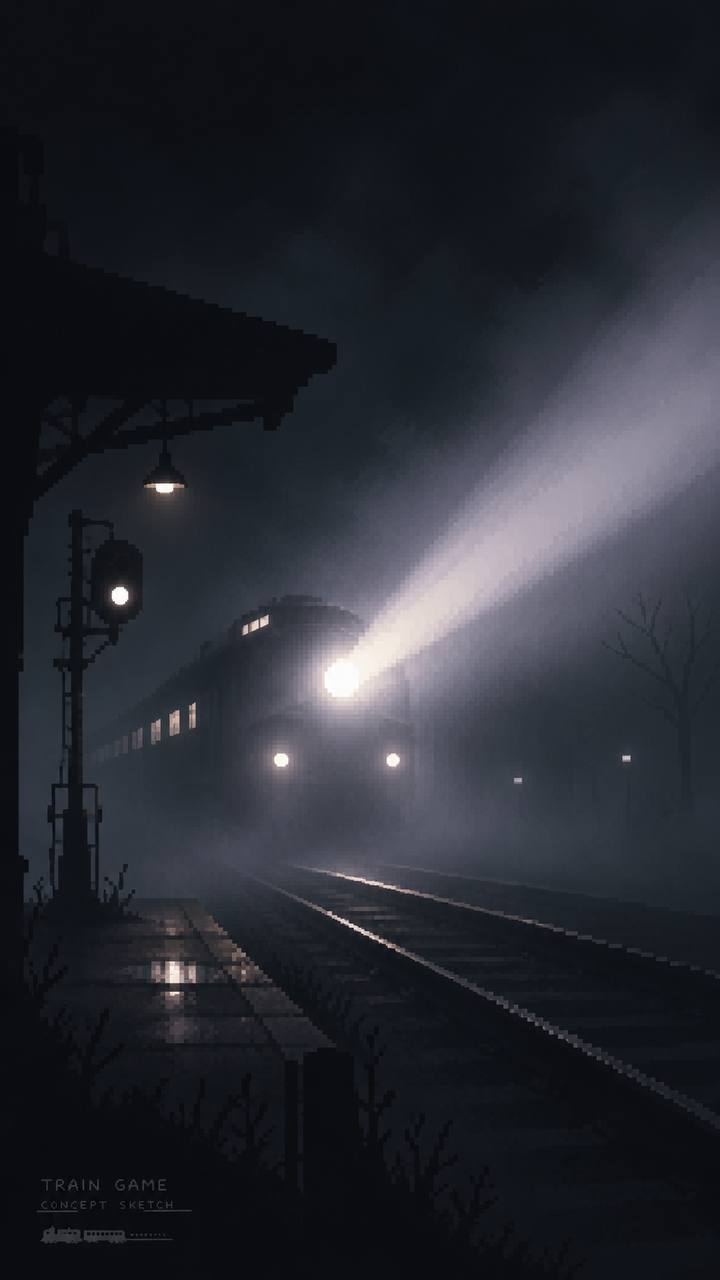
#> input picture assets/train-in-the-fog/references/photo_2026-11-08_12-38-29.jpg, 720 x 1280 px
$ python frame.py ../../../../../assets/train-in-the-fog/references/photo_2026-11-08_12-38-29.jpg out.png
#> lines starting #> are read from the running program, lines starting #| are printed output that depends on the picture
### author-skills/hero-animator/skills/hero-animator/scripts/common.py
import hashlib
import json
import math
import re
import shutil
import subprocess
import sys
from pathlib import Path

from PIL import ImageFont


def cli(main):
    for stream in (sys.stdout, sys.stderr):
        if hasattr(stream, 'reconfigure'):
            stream.reconfigure(encoding='utf-8')
    try:
        main()
    except (OSError, ValueError, KeyError, RuntimeError, subprocess.SubprocessError) as exc:
        print(f'Ошибка: {exc}', file=sys.stderr)
        raise SystemExit(1)


def output_path(value):
    path = Path(value).expanduser()
    path.parent.mkdir(parents=True, exist_ok=True)
    return path


def load_json(path):
    return json.loads(Path(path).read_text(encoding='utf-8-sig'))


# [102 lines left out: functions safe_name, require_tool, probe_video, extract_video, font, validate_config and 1 more, not called in this run]

### author-skills/hero-animator/skills/hero-animator/scripts/frame.py
import argparse
import os
import sys
sys.path.insert(0, os.path.dirname(os.path.abspath(__file__)))  # встроенный Python (ComfyUI) не видит соседние модули
from common import cli, output_path
import numpy as np
from PIL import Image
CANDIDATES = {'green': (0, 200, 0), 'blue': (0, 71, 255), 'magenta': (255, 0, 255), 'cyan': (0, 230, 230), 'red': (230, 0, 0), 'orange': (255, 140, 0)}

def ycc(c):
    c = np.asarray(c, np.float32) / 255.0
    y = 0.299 * c[..., 0] + 0.587 * c[..., 1] + 0.114 * c[..., 2]
    return np.stack([(c[..., 2] - y) * 0.564, (c[..., 0] - y) * 0.713], -1)

def pick_key(rgba: np.ndarray) -> tuple[str, tuple[int, int, int], float]:
    a = rgba[..., 3]
#> a: shape (1280, 720); every value is 255
    px = rgba[..., :3][a > 200].astype(np.float32)
    if len(px) > 60000:
        px = px[np.random.default_rng(1).choice(len(px), 60000, replace=False)]
    ch = ycc(px)
#> ch = 60000 pairs, first value -0.042 to 0.0359, second value -0.0283 to 0.0587
    sat = np.hypot(ch[:, 0], ch[:, 1])
    ch = ch[sat > 0.04]
#> ch = 48 pairs, first value -0.042 to 0.0315, second value -0.0273 to 0.0587
    best = None
    for name, col in CANDIDATES.items():
        k = ycc(np.array(col, np.float32))
        d = np.hypot(ch[:, 0] - k[0], ch[:, 1] - k[1])
        risk = float((d < 0.16).mean()) if len(d) else 0.0
        p1 = float(np.percentile(d, 1)) if len(d) else 1.0
        score = p1 - risk * 2
        if best is None or score > best[2]:
            best = (name, col, score)
#> this loop made 6 passes
#> (p1, score, best) on passes 1 to 3: (0.425, 0.425, ('green', (0, 200, 0), 0.425)), (0.445, 0.445, ('blue', (0, 71, 255), 0.445)), (0.505, 0.505, ('magenta', (255, 0, 255), 0.505))
#> (p1, score) on passes 4 to 6: (0.476, 0.476), (0.407, 0.407), (0.374, 0.374)
    return best

def main():
    ap = argparse.ArgumentParser()
    ap.add_argument('src')
    ap.add_argument('out')
    ap.add_argument('--key', default='auto')
    ap.add_argument('--x', type=float, default=0.42)
    ap.add_argument('--foot', type=float, default=0.9)
    ap.add_argument('--h', type=float, default=0.46)
    ap.add_argument('--size', default='1920x1080', help='размер кадра, для вертикального видео 1080x1920')
    ap.add_argument('--wmax', type=float, default=0.62, help='предел ширины героя в долях кадра')
    a = ap.parse_args()
    im = Image.open(a.src).convert('RGBA')
    arr = np.array(im)
    ys, xs = np.nonzero(arr[..., 3] > 8)
    if len(xs) == 0:
        raise ValueError('Концепт полностью прозрачный')
    im = im.crop((xs.min(), ys.min(), xs.max() + 1, ys.max() + 1))
    if a.key == 'auto':
        name, col, score = pick_key(np.array(im))
#> name = 'magenta'; col = (255, 0, 255); score = 0.505
        print(f'фон: {name} {col} (запас {score:.3f})')
#| фон: magenta (255, 0, 255) (запас 0.505)
    elif a.key.startswith('#'):
        col = tuple((int(a.key[i:i + 2], 16) for i in (1, 3, 5)))
    else:
        col = CANDIDATES[a.key]
    W, H = (int(v) for v in a.size.lower().split('x'))
    k = H * a.h / im.height
#> k = 0.388
    if im.width * k > W * a.wmax:
        k = W * a.wmax / im.width
    im = im.resize((round(im.width * k), round(im.height * k)), Image.LANCZOS)
#> im: PIL image 279x497 RGBA
    if not (W > 0 and H > 0 and (0 < a.h <= 1) and (0 < a.wmax <= 1)):
        raise ValueError('Проверьте размер и доли --h, --wmax')
    canvas = Image.new('RGBA', (W, H), tuple(col) + (255,))
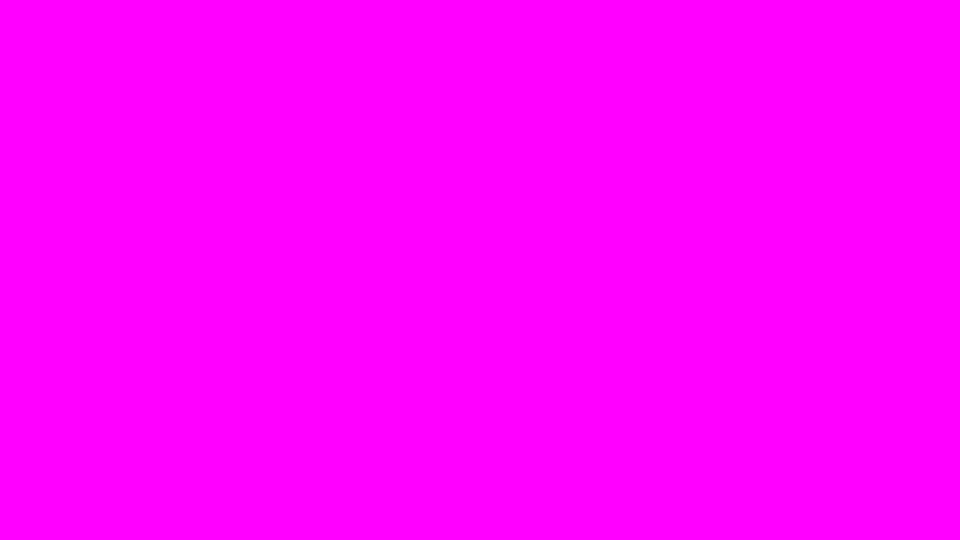
#> canvas: PIL image 1920x1080 RGBA (shown at 1/2 size); mean R, G, B, A 255, 0, 255, 255
    x = int(W * a.x - im.width / 2)
#> x = 666
    y = int(H * a.foot - im.height)
#> y = 475
    if x < 0 or y < 0 or x + im.width > W or (y + im.height > H):
        raise ValueError('Герой выходит за кадр: измените --x, --foot или --h')
    canvas.alpha_composite(im, (x, y))
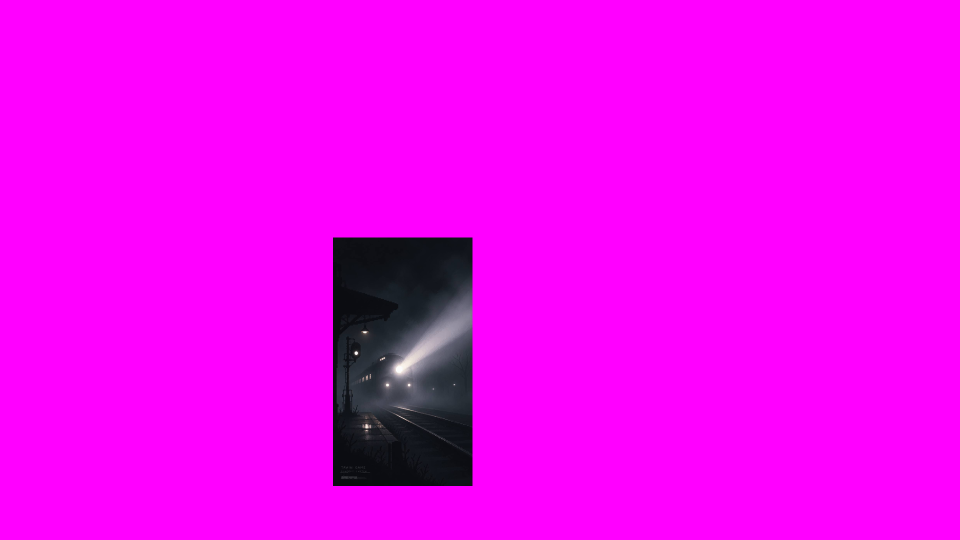
#> canvas: PIL image 1920x1080 RGBA (shown at 1/2 size); mean R, G, B, A 240.6, 2.8, 241.3, 255
    canvas.convert('RGB').save(output_path(a.out))
    print('кадр', a.out, 'герой', (x, y, im.width, im.height), 'фон', col)
#| кадр out.png герой (666, 475, 279, 497) фон (255, 0, 255)
if __name__ == '__main__':
    cli(main)

$ run again, on assets/train-in-the-fog/references/photo_2026-11-08_13-56-56.jpg
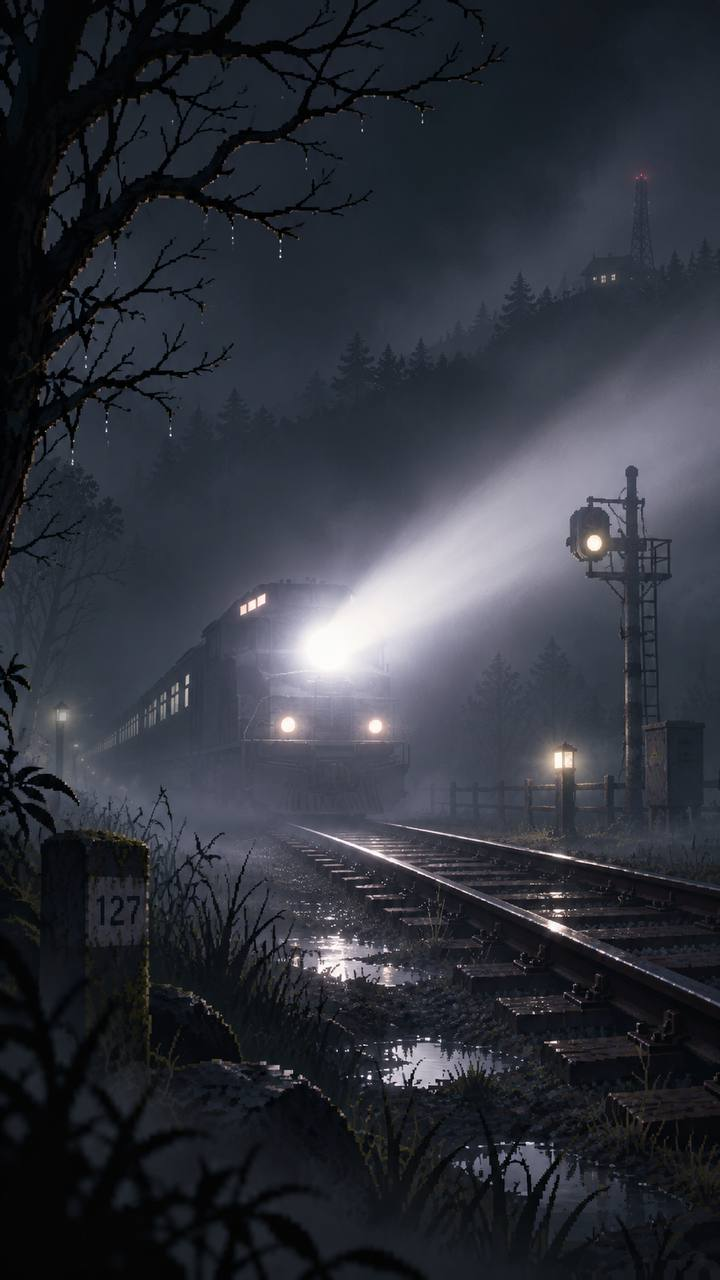
#> input picture assets/train-in-the-fog/references/photo_2026-11-08_13-56-56.jpg, 720 x 1280 px
#> a: shape (1280, 720); every value is 255
#> in pick_key, `ch = ycc(px)`: ch = 60000 pairs, first value -0.0557 to 0.0556, second value -0.0316 to 0.062
#> in pick_key, `ch = ch[sat > 0.04]`: ch = 352 pairs, first value -0.0557 to 0.0556, second value -0.0316 to 0.062
#> the loop in pick_key, `for name, col in CANDIDATES.items():` made 6 passes
#> (p1, score, best) on passes 1, 3: (0.41, 0.41, ('green', (0, 200, 0), 0.41)), (0.494, 0.494, ('magenta', (255, 0, 255), 0.494))
#> in main, `name, col, score = pick_key(np.array(im))`: name = 'magenta'; col = (255, 0, 255); score = 0.494
#| фон: magenta (255, 0, 255) (запас 0.494)
#> in main, `canvas.alpha_composite(im, (x, y))`:
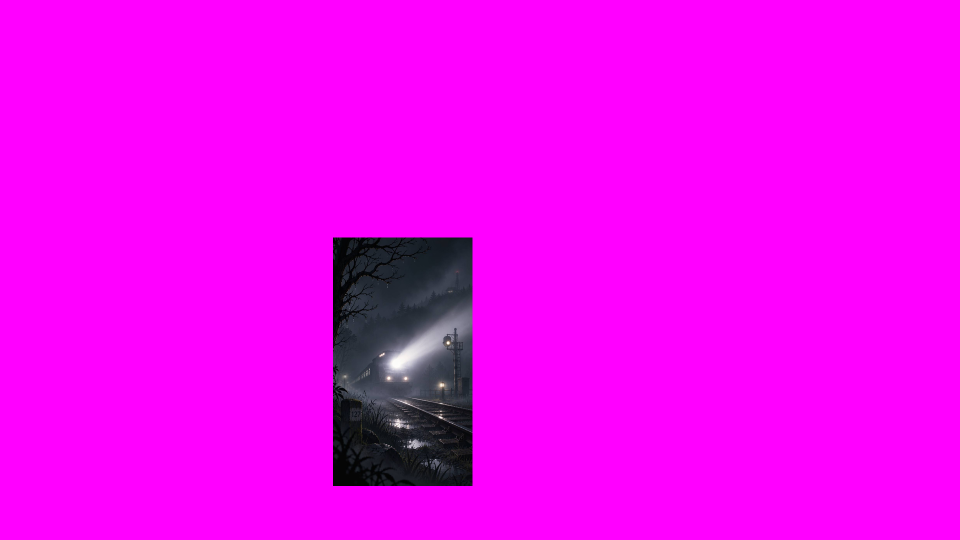
#> canvas: PIL image 1920x1080 RGBA (shown at 1/2 size); mean R, G, B, A 241.2, 3.4, 242, 255
#| кадр out.png герой (666, 475, 279, 497) фон (255, 0, 255)
